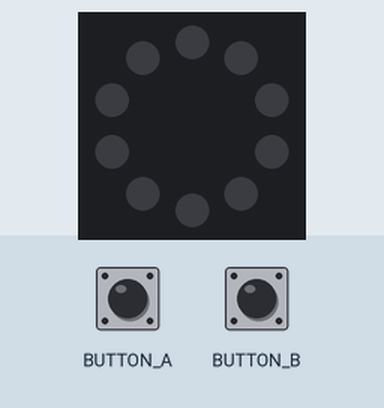
This program was run on a simulated Circuit Playground running CircuitPython. On the bench: the board's ring of 10 RGB LEDs (number 0 left of the top, counting anticlockwise). Inputs (shaded band) come from the test bench.

Above: at 1.2 s.
1.3 s: button A pressed for 0.15 s
At 1.37 s:
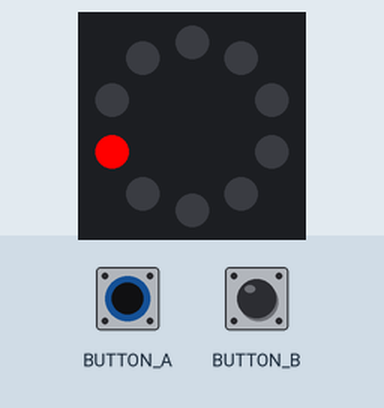
2.9 s: button B pressed for 0.15 s
At 2.97 s:
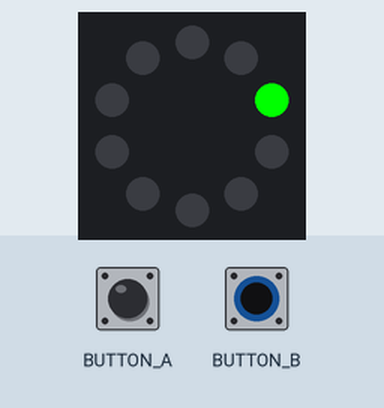
4.5 s: button B pressed for 3.2 s
9.2 s: button A pressed for 3.2 s
At 10.2 s:
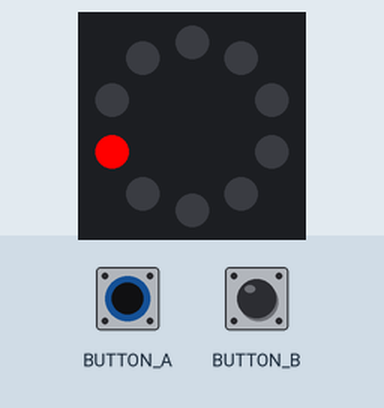
Timing chart, 0 to 12.2 s (numbered marks = the images above; inputs shaded):
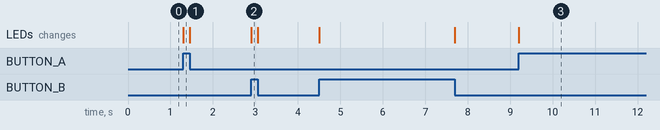

The program:

buttons.py
```python
from adafruit_circuitplayground.express import cpx

while True:
    if cpx.button_a:
        cpx.pixels[2] = (255, 0, 0)
    elif cpx.button_b:
        cpx.pixels[7] = (0, 255, 0)
    else:
        cpx.pixels.fill( (0, 0, 0) )
```

Measured:
- after the input at 1.3 s, the LEDs: change at once (image 1)
- after the input at 2.9 s, the LEDs: change at once (image 2)
- after the input at 9.2 s, the LEDs: change at once (image 3)
